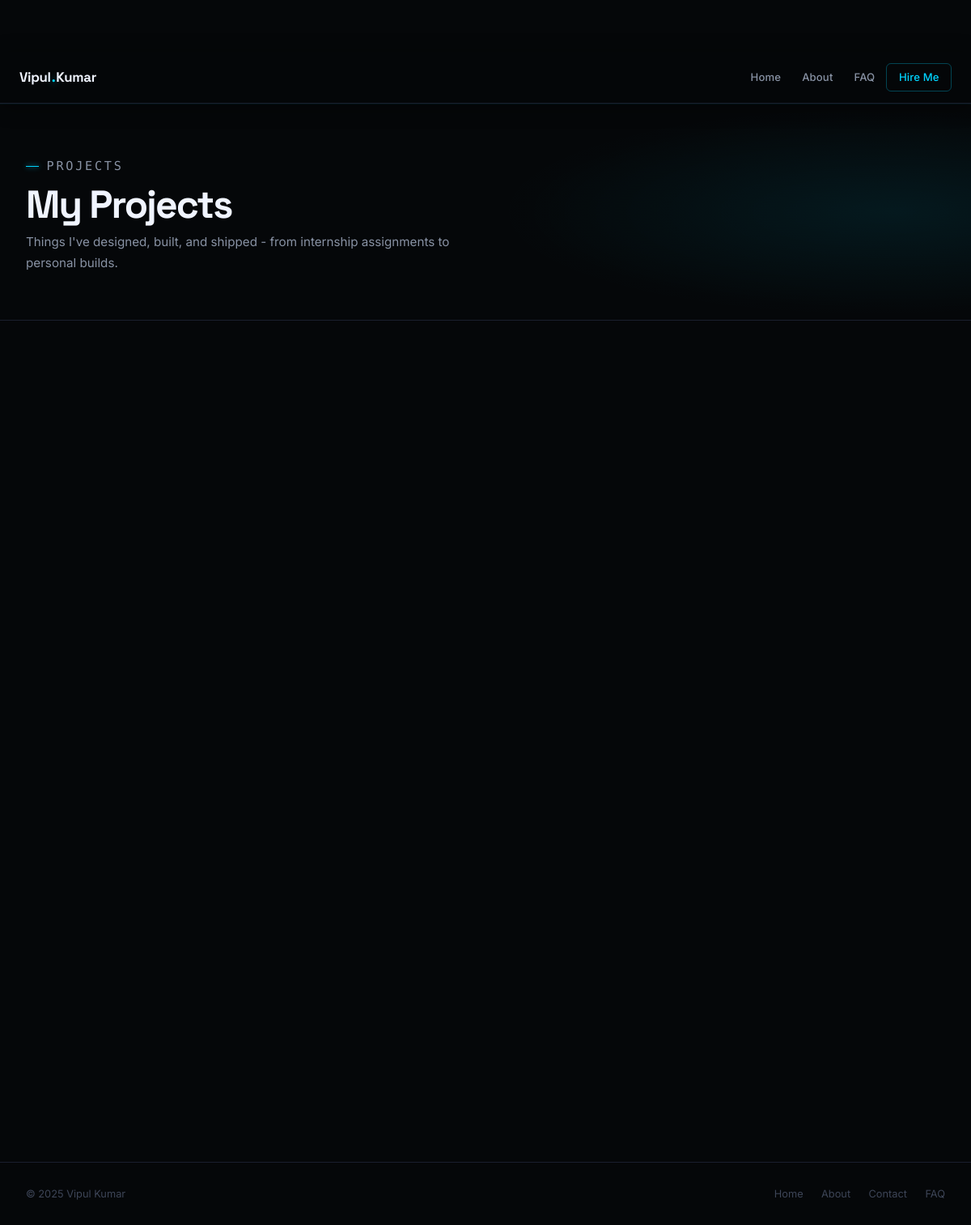
/projects/, run on the app's committed database.
### PF_App/models.py (models this page shows, shortened)
class SiteProfile(models.Model):
    full_name        = models.CharField(max_length=100, default="Vipul Kumar")
    first_name       = models.CharField(max_length=50,  default="Vipul")
    last_name        = models.CharField(max_length=50,  default="Kumar")
    tagline          = models.CharField(max_length=200, default="BCA student, Django developer, and lifelong builder.")
    hero_description = models.TextField(default="I build clean, fast, and scalable web applications.")
    about_bio_1      = models.TextField(default="", blank=True)
    about_bio_2      = models.TextField(default="", blank=True)
    about_bio_3      = models.TextField(default="", blank=True)
    location         = models.CharField(max_length=100, default="Delhi, India")
    education        = models.CharField(max_length=150, default="BCA · BCIT 2022-25")
    email            = models.EmailField(default="vipulsam1234@gmail.com")
    github_url       = models.URLField(default="https://github.com/Vipul-Kumar-Dev")
    github_handle    = models.CharField(max_length=100, default="Vipul-Kumar-Dev")
    linkedin_url     = models.URLField(default="https://www.linkedin.com/in/vipul-kumar-dev/")
    linkedin_handle  = models.CharField(max_length=100, default="vipul-kumar-dev")
    languages        = models.CharField(max_length=100, default="English, Hindi")
    resume_note      = models.CharField(max_length=200, default="Get the full picture - all my experience, skills, and projects in one clean PDF.")
    footer_copy      = models.CharField(max_length=200, default="© 2025 Vipul Kumar · Built with Django")
    stat_projects    = models.CharField(max_length=20, default="3+")
    stat_internships = models.CharField(max_length=20, default="2")
    stat_technologies= models.CharField(max_length=20, default="8+")
    stat_experience  = models.CharField(max_length=20, default="1.5y")
    is_available     = models.BooleanField(default=True)
    class Meta:
        verbose_name = "Site Profile"
    @classmethod
    def get(cls):
        obj, _ = cls.objects.get_or_create(pk=1)
        return obj

### PF_App/views.py (the view)
# urls.py: path("projects/", v.projects,  name="projects"),
def projects(request):
    return render(request, "Main.html", _public_ctx())

### PF_App/models.py (called while the page is built)
    def tag_list(self):
        return [t.strip() for t in self.tags.split(",") if t.strip()]

### PF_App/views.py (called while the page is built)
def _public_ctx():
    profile = SiteProfile.get()
    return {
        "profile":  profile,
        "skills":   Skill.objects.all(),
        "projects": Project.objects.all(),
        "exp":      Experience.objects.all(),
        "certs":    Certification.objects.all(),
        "roles":    list(TypedRole.objects.values_list("label", flat=True)),
        "faqs":     FAQItem.objects.all(),
    }

### Templates/Main.html (shortened to what this page needs)
{% load static %}
<!doctype html>
<html lang="en">
  <head>
    <link rel="stylesheet" href="{% static 'base.css' %}" />
  </head>
  <body>
    <nav class="nav scrolled" style="position: sticky; top: 0">
      <a href="{% url 'home' %}" class="nav-logo"
        >{{ profile.first_name }}<span class="dot">.</span>{{ profile.last_name }}</a
      >
      <div class="nav-links" id="nav-links">
        <a href="{% url 'home' %}" class="nav-link">Home</a>
        <a href="{% url 'about' %}" class="nav-link">About</a>
        <a href="{% url 'faq' %}" class="nav-link">FAQ</a>
        <a href="{% url 'contact' %}" class="nav-link nav-cta">Hire Me</a>
      </div>
    </nav>
    <div class="page-hero">
      <p class="page-hero-label">Projects</p>
      <h1>My Projects</h1>
      <p>
        Things I've designed, built, and shipped - from internship assignments
        to personal builds.
      </p>
    </div>
    <section class="section" id="projects">
    </section>
    <footer>
      <span>{{ profile.footer_copy }}</span>
      <div style="display: flex; gap: 1.4rem">
        <a href="{% url 'home' %}">Home</a>
        <a href="{% url 'about' %}">About</a>
        <a href="{% url 'contact' %}">Contact</a>
        <a href="{% url 'faq' %}">FAQ</a>
      </div>
    </footer>
  </body>
</html>

### static/base.css (style rules this page uses)
:root { --bg-base : #050709; --bg-surface: #0c0f14; --bg-overlay: #111520; --bg-card : #0e1118; --bg-input : #090c11; --bg-glass : rgba(14, 17, 24, 0.7); --cyan : #00d4ff; --cyan-mid : #00aacc; --cyan-dark : #006680; --cyan-dim : rgba(0, 212, 255, 0.08); --cyan-glow : 0 0 24px rgba(0, 212, 255, 0.35), 0 0 60px rgba(0, 212, 255, 0.12); --cyan-glow-sm: 0 0 12px rgba(0, 212, 255, 0.25); --violet : #a78bfa; --violet-mid : #7c3aed; --violet-dim : rgba(167, 139, 250, 0.10); --violet-glow : 0 0 20px rgba(167, 139, 250, 0.30); --emerald : #10d9a0; --emerald-dim : rgba(16, 217, 160, 0.10); --amber : #f59e0b; --amber-dim : rgba(245, 158, 11, 0.10); --red : #f87171; --red-dim : rgba(248, 113, 113, 0.10); --t1 : #f0f4ff; --t2 : #8892a4; --t3 : #3d4557; --t4 : #1e2333; --b1 : #1a1f2e; --b2 : rgba(0, 212, 255, 0.25); --b3 : rgba(167, 139, 250, 0.20); --r : 10px; --r-sm : 6px; --r-lg : 16px; --r-xl : 24px; --r-pill: 999px; --sh-sm : 0 2px 8px rgba(0,0,0,.6); --sh-md : 0 8px 32px rgba(0,0,0,.7); --sh-lg : 0 20px 60px rgba(0,0,0,.8); --sh-card: 0 4px 24px rgba(0,0,0,.5), inset 0 1px 0 rgba(255,255,255,.04); --sans : 'Space Grotesk', 'Inter', system-ui, sans-serif; --body : 'Inter', system-ui, sans-serif; --mono : 'Fira Code', 'Cascadia Code', monospace; }
*, *::before, *::after { margin: 0; padding: 0; box-sizing: border-box; }
html { scroll-behavior: smooth; font-size: 16px; }
body { background: var(--bg-base); color: var(--t1); font-family: var(--body); -webkit-font-smoothing: antialiased; -moz-osx-font-smoothing: grayscale; line-height: 1.65; overflow-x: hidden; }
a { color: inherit; text-decoration: none; }
.nav { position: fixed; top: 0; left: 0; right: 0; z-index: 900; height: 64px; display: flex; align-items: center; padding: 0 max(1.5rem, calc((100% - 1160px) / 2)); background: transparent; transition: background .4s, border-color .4s, box-shadow .4s; border-bottom: 1px solid transparent; }
.nav.scrolled { background: rgba(5, 7, 9, 0.95); backdrop-filter: blur(20px) saturate(180%); -webkit-backdrop-filter: blur(20px) saturate(180%); border-color: var(--b1); box-shadow: 0 1px 0 rgba(0,212,255,.06), 0 4px 24px rgba(0,0,0,.4); }
.nav-logo { font-family: var(--sans); font-weight: 700; font-size: 1.05rem; color: var(--t1); letter-spacing: -.02em; display: flex; align-items: center; gap: 1px; }
.nav-logo .dot { color: var(--cyan); text-shadow: 0 0 10px var(--cyan); }
.nav-links { display: flex; align-items: center; gap: .15rem; margin-left: auto; }
.nav-links a { font-size: .82rem; font-weight: 500; color: var(--t2); padding: .4em .9em; border-radius: var(--r-sm); letter-spacing: .01em; transition: color .2s, background .2s; }
.nav-cta { color: var(--cyan) !important; border: 1px solid rgba(0,212,255,.3) !important; border-radius: var(--r-sm) !important; padding: .4em 1.1em !important; transition: background .2s, box-shadow .2s, border-color .2s !important; }
.section { padding: 96px max(2rem, calc((100% - 1160px) / 2)); position: relative; }
footer { display: flex; align-items: center; justify-content: space-between; flex-wrap: wrap; gap: 1rem; padding: 1.75rem max(2rem, calc((100% - 1160px) / 2)); border-top: 1px solid var(--b1); font-size: .8rem; color: var(--t3); }
footer a { color: var(--t3); font-size: .8rem; transition: color .2s; }
.page-hero { padding: 60px max(2rem, calc((100% - 1160px) / 2)) 52px; border-bottom: 1px solid var(--b1); position: relative; overflow: hidden; }
.page-hero::before { content: ''; position: absolute; top: 0; right: 0; bottom: 0; width: 50%; background: radial-gradient(ellipse at 80% 50%, rgba(0,212,255,.04) 0%, transparent 70%); pointer-events: none; }
.page-hero h1 { font-family: var(--sans); font-size: clamp(1.9rem, 4vw, 2.8rem); font-weight: 700; color: var(--t1); letter-spacing: -.03em; margin-bottom: .45rem; line-height: 1.1; }
.page-hero p { font-size: .95rem; color: var(--t2); max-width: 560px; line-height: 1.75; }
.page-hero-label { font-family: var(--mono); font-size: .7rem; font-weight: 500; color: var(--cyan); letter-spacing: .18em; text-transform: uppercase; margin-bottom: .6rem; display: flex; align-items: center; gap: .6rem; }
.page-hero-label::before { content: ''; display: inline-block; width: 16px; height: 1px; background: var(--cyan); box-shadow: 0 0 6px var(--cyan); }

### data on the page
SiteProfile: first_name "Vipul", last_name "Kumar", footer_copy "© 2025 Vipul Kumar"
